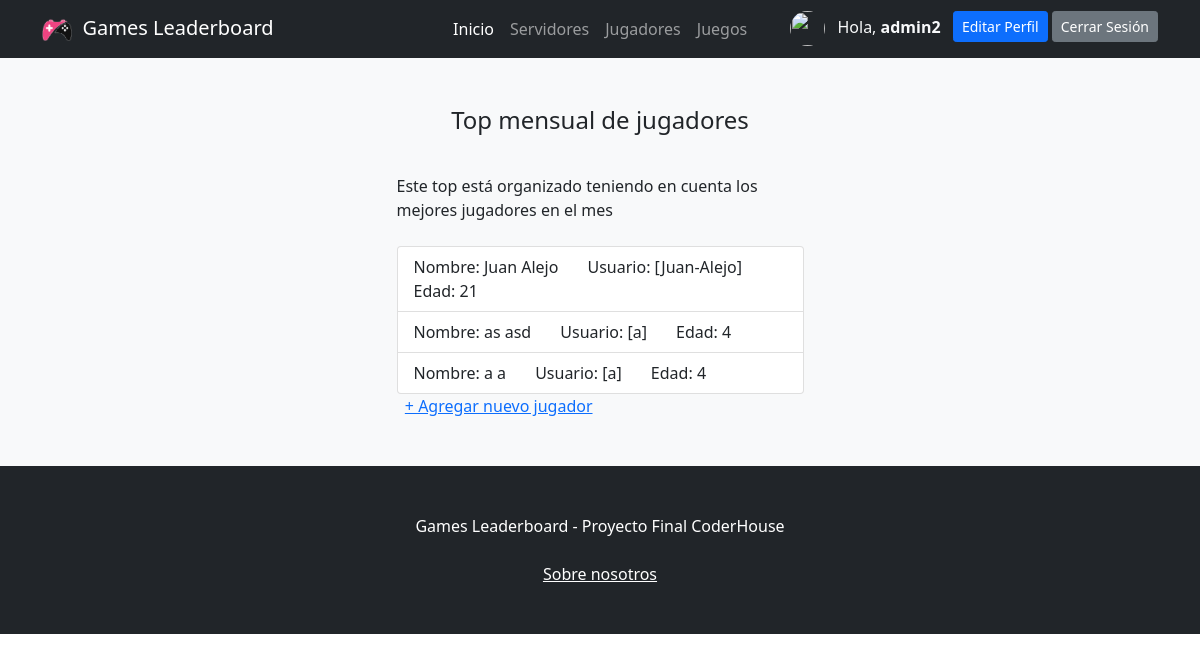
The app's page /app/jugadores/ (signed in) with its own data.
### ProyectoFinalApp/models.py (models this page shows)
class Jugador(models.Model):
    nombre = models.CharField(max_length = 20)
    apellido = models.CharField(max_length = 20)
    edad = models.IntegerField()
    usuario = models.CharField(max_length = 25)
    class Meta:
        verbose_name_plural = "Jugadores"

### ProyectoFinalApp/views.py (the view)
# urls.py: path('jugadores/', jugadores, name= "jugadores"),
def jugadores(request):
    jugadores = Jugador.objects.all()
    return render(request, "ProyectoFinalApp/jugadores.html", {"jugadores": jugadores})

### ProyectoFinalApp/templates/ProyectoFinalApp/jugadores.html (shortened to what this page needs)
{% extends 'ProyectoFinalApp/base.html' %}
{% load static %}
{% block contenidoPagina %}
<section class="bg-light py-5">
    <div class="container px-5">
        <div class="row gx-5 justify-content-center">
            <div class="col-lg-5">
                <h4><p style="text-align:center">Top mensual de jugadores</p></h4>
                <br>
                <head>Este top está organizado teniendo en cuenta los mejores jugadores en el mes</head>
                <head></head>
                <br>
                <br>
                <ul class="list-group">
                    {% for jugador in jugadores %}
                        <li class="list-group-item d-flex justify-content-between align-items-start">
                            Nombre: {{jugador.nombre}} {{jugador.apellido}}
                            &nbsp &nbsp &nbsp
                            Usuario: [{{jugador.usuario}}]
                            &nbsp &nbsp &nbsp
                            Edad: {{jugador.edad}}
                        </li>
                    {% endfor %}
                </ul>
                &nbsp&nbsp<a href="{% url 'crearJugador' %}">+ Agregar nuevo jugador</a>
            </div>
        </div>
    </div>
</section>
{% endblock %}

### ProyectoFinalApp/templates/ProyectoFinalApp/base.html (shortened to what this page needs)
{% load static %}
<!DOCTYPE html>
<html lang="en">
    <head>
        <link rel="stylesheet" href="https://cdn.jsdelivr.net/npm/bootstrap-icons@1.8.3/font/bootstrap-icons.css">
        <link href="{% static 'css/styles.css' %}" rel="stylesheet" />
    </head>
    <body>
        <nav class="navbar navbar-expand-lg navbar-dark bg-dark">
            <div class="container">
                <a class="navbar-brand" href="{% url 'inicio' %}"><img src="{% static 'assets/logonavbar.png' %}" alt="{% static 'assets/logonavbar.png' %}" width="30" height="30">&nbsp Games Leaderboard</a>
                <div class="collapse navbar-collapse" id="navbarSupportedContent">
                    <ul class="navbar-nav ms-auto mb-2 mb-lg-0 ">
                        <li class="nav-item"><a class="nav-link active" aria-current="page" href="{% url 'inicio' %}">Inicio</a></li>
                        <li class="nav-item"><a class="nav-link" href="{% url 'servidores' %}">Servidores</a></li>
                        <li class="nav-item"><a class="nav-link" href="{% url 'jugadores' %}">Jugadores</a></li>
                        <li class="nav-item"><a class="nav-link" href="{% url 'juegos' %}">Juegos</a></li>
                    </ul>
                    <ul class="navbar-nav ms-auto mb-2 mb-lg-0 ">
                        {% if user.is_authenticated %}
                            <img src="{{url}}" class="rounded-circle" width="35" height="35" alt="">
                            <li class="nav-item"><p class="text-light my-1 mx-1"></i> &nbsp Hola, <b>{{user.username}} &nbsp</b></p></li>
                            <li class="nav-item"><a class="btn btn-primary btn-sm btn-block" href="{% url 'editarperfil' %}">Editar Perfil</a></li>
                            <li class="nav-item"><a class="btn btn-secondary btn-sm btn-block" href="{% url 'logout' %}">Cerrar Sesión</a></li>
                        {% else %}
                            <li class="nav-item"><a class="btn btn-primary mx-2" href="{% url 'login' %}">Iniciar Sesión</a></li>
                            <li class="nav-item"><a class="btn btn-outline-primary" href="{% url 'register' %}">Registrarse</a></li>
                        {% endif %}
                    </ul>
                </div>
            </div>
        </nav>
        {% block contenidoPagina %}
        {% endblock %}
        <footer class="py-5 bg-dark">
            <div class="container"><p class="m-0 text-center text-white">Games Leaderboard - Proyecto Final CoderHouse</p></div>
            <br>
           <p class="m-0 text-center text-white"><a href="{% url 'about' %}" class="text-white m-0 text-center">Sobre nosotros</a></p>
        </footer>
    </body>
</html>

### records on screen
Jugador: nombre "Juan", apellido "Alejo", usuario "Juan-Alejo", edad "21"
Jugador: nombre "as", apellido "asd", usuario "a", edad "4"
Jugador: nombre "a", apellido "a", usuario "a", edad "4"

### other values on screen
{{ user.username }} "admin2"
